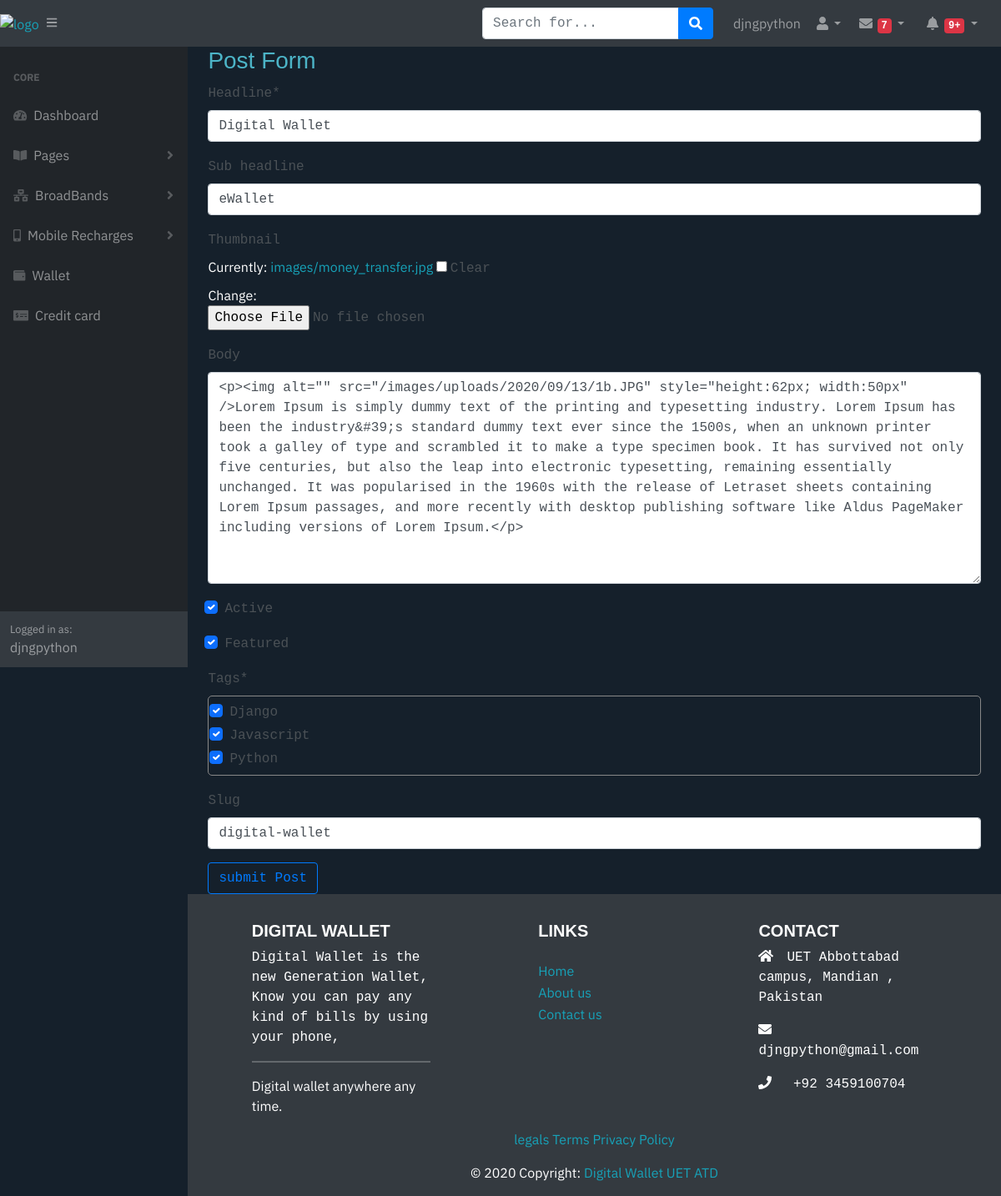
Screenshot of /update_post/digital-wallet/ (signed in) with the database file from the repository.
### portfolio/models.py (models this page shows, shortened)
class Post(models.Model):
    headline = models.CharField(max_length=200)
    sub_headline = models.CharField(max_length=200, null=True, blank=True)
    thumbnail = models.ImageField(null=True, blank=True, upload_to='images', default='placeholder.png')
    body = RichTextUploadingField(null=True, blank=True)
    created = models.DateTimeField(auto_now_add=True)
    active = models.BooleanField(default=False)
    featured = models.BooleanField(default=False)
    tags = models.ManyToManyField(Tag, null=True)
    slug = models.SlugField(null=True, blank=True)

### portfolio/views.py (the view)
# urls.py: path('update_post/<slug:slug>/', views.updatePost, name="update_post"),
@login_required(login_url="login")
def updatePost(request, slug):
    post = Post.objects.get(slug=slug)
    form = PostForm(instance=post)
    if request.method == "POST":
        form = PostForm(request.POST, request.FILES, instance=post)
        if form.is_valid():
            form.save()
        return redirect("posts")
    context = {'form':form}
    return render(request, 'portfolio/post_form.html', context)

### portfolio/forms.py
class PostForm(ModelForm):
    class Meta:
        model = Post
        fields = ('__all__')
        widgets = {
            'tags':forms.CheckboxSelectMultiple(),
        }

### portfolio/models.py (called while the page is built)
    def __str__(self):
        return self.name

### portfolio/templates/portfolio/post_form.html (shortened to what this page needs)
{% extends 'wallet/main.html' %}
{% load static %}
{% load crispy_forms_tags %}
{% block content %}
<div class="main-container">
    <h3>Post Form</h3>
    <form action="" method="POST" enctype="multipart/form-data">
        {{form|crispy}}
        <input class="btn btn-outline-primary" type="submit" value="submit Post">
    </form>
</div>
{% endblock content%}

### wallet/templates/wallet/navbar.html (shortened to what this page needs)
{% load static %}
<nav class="sb-topnav navbar navbar-expand navbar-dark bg-dark">
    <a href="{% url 'home' %}"><img src="{% static 'images/logo.jpg' %}" alt="logo" style="width: 70px; height: 55px;"/> </a>
    <button class="btn btn-link btn-sm order-1 order-lg-0" id="sidebarToggle" href="#"><i class="fas fa-bars"></i></button>
    <form class="d-none d-md-inline-block form-inline ml-auto mr-0 mr-md-3 my-2 my-md-0">
        <div class="input-group">
            <input class="form-control" type="text" placeholder="Search for..." aria-label="Search" aria-describedby="basic-addon2" />
            <div class="input-group-append">
                <button class="btn btn-primary" type="button"><i class="fas fa-search"></i></button>
            </div>
        </div>
    </form>
    <ul class="navbar-nav ml-auto ml-md-0">
       <a class="nav-link" href="{% url 'user_home' %}" >{{request.user}}</a>
    </ul>
    <ul class="navbar-nav ml-auto ml-md-0">
        <li class="nav-item dropdown">
            <a class="nav-link dropdown-toggle" id="userDropdown" href="#" role="button" data-toggle="dropdown" aria-haspopup="true" aria-expanded="false"><i class="fas fa-user fa-fw"></i></a>
        </li>
    </ul>
    <ul class="navbar-nav ml-auto ml-md-0">
        <li class="nav-item dropdown no-arrow mx-1">
            <a class="nav-link dropdown-toggle" href="#" id="messagesDropdown" role="button" data-toggle="dropdown" aria-haspopup="true" aria-expanded="false">
                <i class="fas fa-envelope fa-fw"></i>
                <span class="badge badge-danger">7</span>
            </a>
        </li>
        <li class="nav-item dropdown no-arrow mx-1">
            <a class="nav-link dropdown-toggle" href="#" id="alertsDropdown" role="button" data-toggle="dropdown" aria-haspopup="true" aria-expanded="false">
                <i class="fas fa-bell fa-fw"></i>
                <span class="badge badge-danger">9+</span>
            </a>
        </li>
    </ul>
</nav>
<div id="layoutSidenav">
    <div id="layoutSidenav_nav">
        <nav class="sb-sidenav accordion sb-sidenav-dark" id="sidenavAccordion">
            <div class="sb-sidenav-menu">
                <div class="nav">
                    <div class="sb-sidenav-menu-heading">Core</div>
                    {% if request.user.is_staff %}
                    <a class="nav-link" href="{% url 'dashboard' %}">
                        <div class="sb-nav-link-icon"><i class="fas fa-tachometer-alt"></i></div>
                        Dashboard
                    </a>
                    {% endif %}
                    <a class="nav-link collapsed" href="#" data-toggle="collapse" data-target="#collapsePages" aria-expanded="false" aria-controls="collapsePages">
                        <div class="sb-nav-link-icon"><i class="fas fa-book-open"></i></div>
                        Pages
                        <div class="sb-sidenav-collapse-arrow"><i class="fas fa-angle-down"></i></div>
                    </a>
                    <a class="nav-link collapsed" href="#" data-toggle="collapse" data-target="#collapseLayouts" aria-expanded="false" aria-controls="collapseLayouts">
                        <div class="sb-nav-link-icon"><i class="fas fa-network-wired"></i></div>
                        BroadBands
                        <div class="sb-sidenav-collapse-arrow"><i class="fas fa-angle-down"></i></div>
                    </a>
                    <a class="nav-link collapsed" href="#" data-toggle="collapse" data-target="#collapseLayouts-1" aria-expanded="false" aria-controls="collapseLayouts">
                        <div class="sb-nav-link-icon"><i class="fas fa-mobile-alt"></i></div>
                        Mobile Recharges
                        <div class="sb-sidenav-collapse-arrow"><i class="fas fa-angle-down"></i></div>
                    </a>
                    <a class="nav-link" href="#">
                        <div class="sb-nav-link-icon"><i class="fas fa-wallet"></i></div>
                        Wallet
                    </a>
                    <a class="nav-link" href="#">
                        <div class="sb-nav-link-icon"><i class="fas fa-money-check-alt"></i></div>
                        Credit card
                    </a>
                </div>
            </div>
            <div class="sb-sidenav-footer">
                <div class="small">Logged in as:</div>
                {{request.user}}
            </div>
        </nav>
    </div>
</div>

### static/css/main_css.css (style rules this page uses)
* { font-family: 'IBM Plex Sans', sans-serif; }

### static/css/default.css (style rules this page uses)
:root { --mainColor:#eaeaea; --secondaryColor:#fff; --borderColor:#c1c1c1; --mainText:black; --secondaryText:#4b5156; --themeDotBorder:#24292e; --previewBg:rgb(251, 249, 243); --previewShadow:#f0ead6; --buttonColor:black; }
html, body { padding: 0; margin: 0; scroll-behavior: smooth; }
body * { transition: 0.3s; }
h1, h2, h3, h4, h5, h6, strong { color: var(--mainText); font-family: 'Russo One', sans-serif; font-weight: 500; }
p, li, span, label, input, textarea { color: var(--secondaryText); font-family: 'Roboto Mono', monospace; }
a { text-decoration: none; color:#17a2b8; }
ul { list-style: none; }
h3 { font-size: 28px; }
.main-container { width: 1200px; margin: 0 auto; }
@media screen and (max-width: 1200px) { .main-container { width: 95%; } }

### portfolio/templates/portfolio/post_form.html (style rules this page uses)
body { color: #fff; background-color: #15202B; }
#div_id_tags > div { max-height: 100px; overflow-y: scroll; border: 1px solid #888; padding: 5px; border-radius: 5px; }
h3 { color: #4cb4c7; }
.main-container { color: #FFFFFF; }

### rows the page displays
Post: headline "Digital Wallet", sub_headline "eWallet", body "<p><img alt=\"\" src=\"/images/uploads/2020/09/13/1b.JPG\" style=\"height:62px; width:50px\" />Lorem Ipsum is simply dummy text of the printing and typesetting industry. Lorem Ipsum has been the industry&#39;s standard dummy text ever since the 1500s, when an unknown printer took a galley of type and scrambled it to make a type specimen book. It has survived not only five centuries, but also the leap into electronic typesetting, remaining essentially unchanged. It was popularised in the 1960s with the release of Letraset sheets containing Lorem Ipsum passages, and more recently with desktop publishing software like Aldus PageMaker including versions of Lorem Ipsum.</p>", active "☑", featured "☑", slug "digital-wallet"

### other values shown
{{ request.user }} "djngpython"
